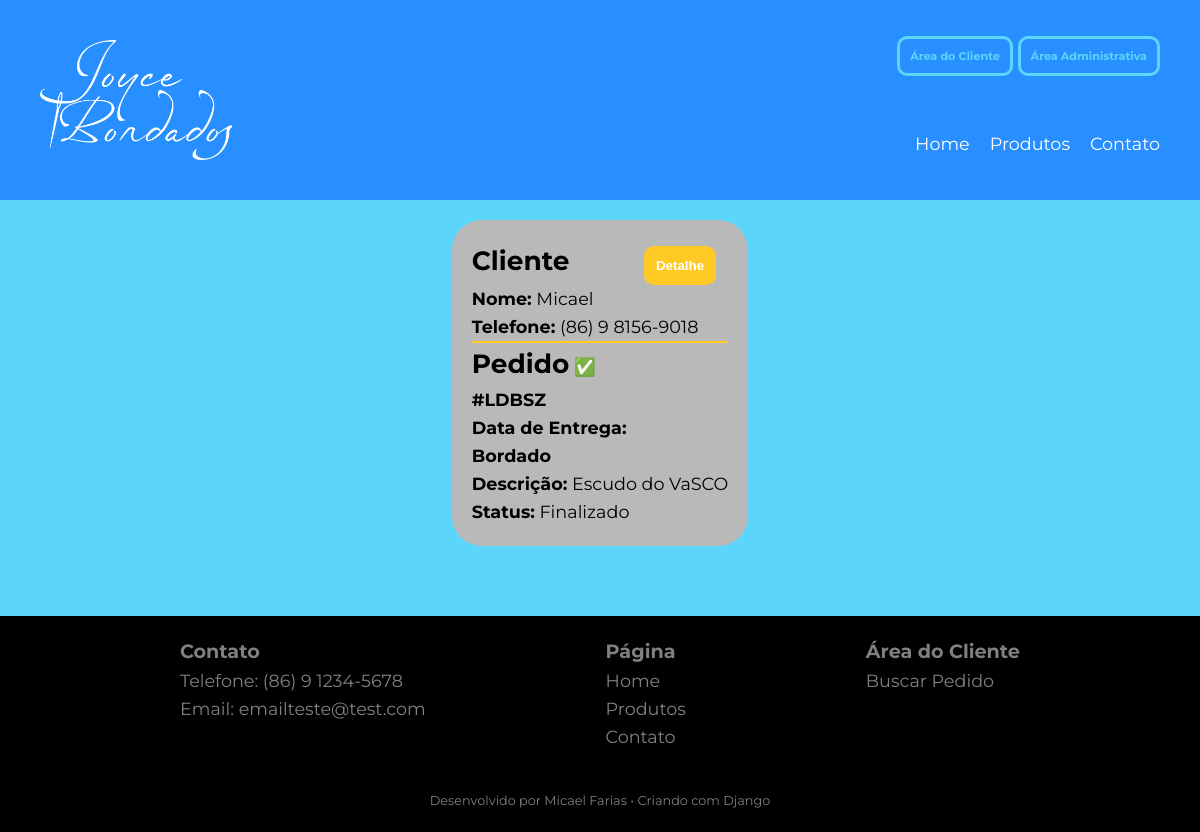
/profile/pedidos/, run on an earlier commit of the app's database.
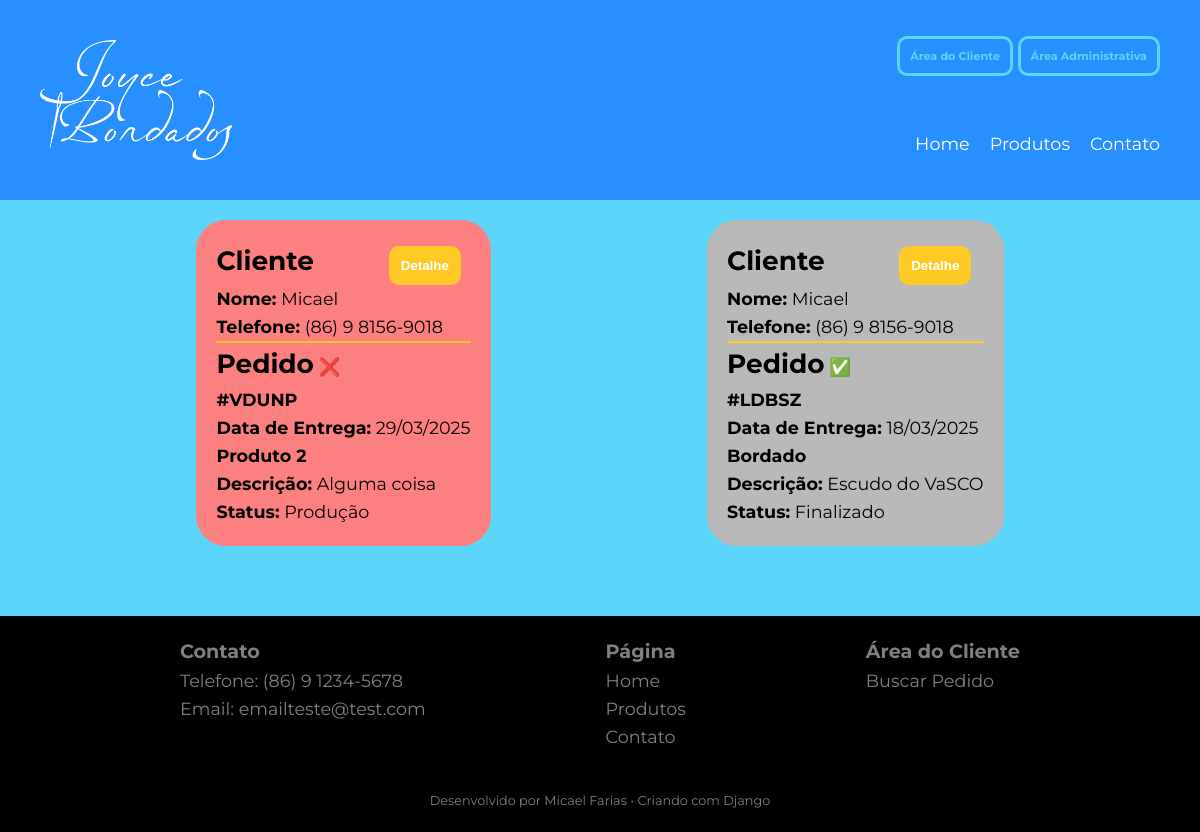
And on a later commit of the database.
### empresa/models.py (models this page shows, shortened)
class Empresa(models.Model):
    nome = models.CharField(max_length=100)
    logo = models.ImageField(upload_to='logo', null=True, blank=True)
    sobre = models.TextField()
    foto_sobre = models.ImageField(
        upload_to='foto_sobre', null=True, blank=True)
    email = models.EmailField(max_length=100)
    telefone = models.CharField(max_length=15)
    endereco = models.CharField(max_length=100)
    bairro = models.CharField(max_length=50)
    cidade = models.CharField(max_length=100)
    estado = models.CharField(max_length=2)
    cep = models.CharField(max_length=9)

class Pedido(models.Model):
    codigo = models.CharField(
        max_length=5, unique=True, blank=True, null=True)
    cliente = models.ForeignKey(Cliente, on_delete=models.CASCADE)
    data = models.DateTimeField(auto_now_add=True)
    data_update = models.DateTimeField(auto_now=True)
    data_entrega = models.DateField(blank=True, null=True)
    produto = models.CharField(max_length=100)
    quantidade = models.IntegerField()
    valor = models.DecimalField(max_digits=10, decimal_places=2)
    valor_total = models.DecimalField(
        max_digits=10, decimal_places=2, blank=True, null=True)
    observacao = models.TextField(blank=True, null=True)
    status = models.CharField(max_length=100, choices=(
        ('0-pendente', 'Pendente'),
        ('1-producao', 'Produção'),
        ('2-pronto', 'Pronto para entrega'),
        ('3-entregue', 'Finalizado')), blank=True, null=True, default='0-pendente',
    )
    pago = models.BooleanField(default=False)

class Cliente(models.Model):
    nome = models.CharField(max_length=100)
    numero = models.CharField(max_length=15)

### empresa/views.py (the view)
# urls.py: path('pedidos/', PedidosListView, name='pedidos'),
def PedidosListView(request):
    dados = Empresa.objects.get(pk=1)
    pedidos = Pedido.objects.all().order_by('status')
    return render(request, 'joycebordados/pedidos.html', {'dados': dados, 'pedidos': pedidos})

### joycebordados/templatetags/filtros.py (called while the page is built)
@register.filter
def formatar_telefone(telefone):
    telefone = str(telefone)  # Garantir que o telefone seja uma string
    return f"({telefone[:2]}) {telefone[2:3]} {telefone[3:7]}-{telefone[7:]}"

### joycebordados/templates/joycebordados/pedidos.html (shortened to what this page needs)
{% extends 'global/base.html' %}
{% block main %}
  <div class="pedidos-conteiner">
    {% for pedido in pedidos %}
      {% include 'joycebordados/partial/pedido.html' %}
    {% endfor %}
  </div>
{% endblock %}

### base_templates/global/base.html (shortened to what this page needs)
{% load static %}
<!DOCTYPE html>
<html lang="pt-br">
  <head>
    <link rel="stylesheet" href="{% static 'global/css/style.css' %}" />
  </head>
  <body>
    <header>{% include 'global/partial/header.html' %}</header>
    <main>
      {% block main %} {% endblock %} {% include 'clientes/partial/login.html' %}
    </main>
    <footer>{% include 'global/partial/footer.html' %}</footer>
  </body>
</html>

### base_templates/global/partial/header.html
<div class="conteiner">
  <div class="img-logo">
      <a href="{% url 'joycebordados:home' %}">
      <img src="{{ dados.logo.url }}" alt="" />
    </a>
    </div>
  <div class="conteiner-acess">
    <div class="areas">
      <a href="#" onclick="showLog()">Área do Cliente</a>
      <a href="{% url "empresa:empresa" %}">Área Administrativa</a>
    </div>
    <nav class="nav">
      <a href="{% url 'joycebordados:home' %}">Home</a>
      <a href="#servicos">Produtos</a>
      <a href="#contato">Contato</a>
    </nav>
  </div>
</div>

### joycebordados/templates/joycebordados/partial/pedido.html
{% load filtros %}
<div class="pedido-conteiner {% if pedido.status.0 == '1' %}
    red
  {% elif pedido.status.0 == '2' %}
    gren
  {% elif pedido.status.0 == '3' %}
    gray
  {% endif %}
">
  <div class="cliente">
    <h2>Cliente</h2>
    <a href="{% url 'empresa:detail-pedido' pk=pedido.pk %}"><button type="button">Detalhe</button></a>
    <p>
      <strong>Nome:</strong> {{ pedido.cliente.nome }}
    </p>
    <p>
      <strong>Telefone:</strong> {{ pedido.cliente.numero|formatar_telefone }}
    </p>
  </div>
  <hr />
  <div class="pedido">
    <h2>Pedido</h2>
    {% if pedido.pago %}<span class="icon yes">✅</span>{% else %}<span class="icon no">❌</span>{% endif %}
    <p class="cod-pedido">
      <strong>#{{ pedido.codigo }}</strong>
    </p>
    <p>
      <strong>Data de Entrega:</strong>
      {{ pedido.data_entrega|date:'d/m/Y' }}
    </p>
    <p>
      <strong>{{ pedido.produto }}</strong>
    </p>
    <p>
      <strong>Descrição:</strong>
      {{ pedido.observacao }}
    </p>
    <p>
      <strong>Status:</strong>
      {{ pedido.get_status_display }}
    </p>
  </div>
</div>

### base_templates/global/partial/footer.html
{% load filtros %}
<div class="conteiner">
    <div class="nav-footer">
      <dl>
        <dt>Contato</dt>
        <dd>Telefone: {{ dados.telefone | formatar_telefone }}</dd>
        <dd>Email: {{ dados.email }}</dd>
      </dl>
      <dl>
        <dt>Página</dt>
        <dd><a href="{% url 'joycebordados:home' %}">Home</a></dd>
        <dd><a href="#servicos">Produtos</a></dd>
        <dd><a href="#contato">Contato</a></dd>
      </dl>
      <dl>
        <dt>Área do Cliente</dt>
        <dd><a href="#">Buscar Pedido</a></dd>
      </dl>
    </div>
    <div class="dev-create">
      <p>
        Desenvolvido por <a href="#">Micael Farias</a> • Criando com Django
      </p>
    </div>
  </div>

### static/global/css/style.css (style rules this page uses)
* { margin: 0; padding: 0; box-sizing: border-box; }
:root { --color-primary: #278FFF; --color-secondary: #FFCA26; --color-tertiary: #FF8E26; --color-quaternary: #5bd5fa; --color-quinary: #807553; --color-black: #000000; --color-white: #FFFFFF; --color-gray: #808080; --filtro-white: invert(1); --filtro-black: invert(0); --font-primary: Montserrat, sans-serif; }
html { height: 100vh; scroll-behavior: smooth; }
body { background-color: var(--color-quaternary); color: var(--color-black); font-size: 1.1rem; line-height: 1.6; font-family: var(--font-primary); font-weight: 400; height: 100%; overflow-x: hidden; display: grid; grid-template-rows: auto 1fr auto; }
a { text-decoration: none; color: var(--color-black); }
header { width: 100%; background: var(--color-primary); }
header .conteiner { display: flex; align-items: center; justify-content: space-between; flex-flow: row nowrap; width: 100%; height: 200px; max-width: 1200px; margin: 0 auto; padding: 40px; }
.img-logo { height: 100%; justify-content: start; display: flex; align-items: center; }
.img-logo>a { height: 100%; }
.img-logo img { height: 100%; filter: var(--filtro-white); }
.conteiner-acess { height: 100%; display: flex; align-items: end; justify-content: space-between; flex-flow: column nowrap; width: 100%; background: var(--color-primary); }
.areas a { padding: 10px; border: var(--color-quaternary) 3px solid; border-radius: 10px; font-size: .7rem; font-weight: bold; color: var(--color-quaternary); }
.nav { display: flex; align-items: center; justify-content: end; flex-flow: row nowrap; gap: 20px; width: 100%; }
.nav a { color: var(--color-white); }
.nav a::after { content: ''; display: block; width: 0%; height: 2px; background: var(--color-secondary); transition: width .3s; }
main { height: 100%; }
button { padding: 10px; border-radius: 10px; border: 2px solid var(--color-secondary); background: var(--color-secondary); color: var(--color-white); font-weight: bold; cursor: pointer; align-self: end; }
.pedidos-conteiner { padding: 20px; display: flex; align-items: center; justify-content: space-evenly; flex-flow: row wrap; max-width: 1200px; gap: 40px; }
.pedido-conteiner { background: var(--color-tertiary); border-radius: 30px; padding: 20px; max-width: 300px; }
hr { width: 100%; border: 1px solid var(--color-secondary); }
.pedido-conteiner h2 { display: inline-block; }
.pedido-conteiner a { position: relative; left: 70px; }
span { display: inline-block; }
.red { background: rgb(253, 128, 128); }
.gray { background: rgb(185, 185, 185); }
footer { margin-top: 50px; width: 100%; background: var(--color-black); }
footer .conteiner { display: flex; align-items: center; justify-content: space-between; flex-flow: column nowrap; width: 100%; max-width: 1200px; margin: 0 auto; padding: 20px; gap: 40px; color: var(--color-gray); }
footer .conteiner a { color: var(--color-gray); }
.nav-footer { display: flex; align-items: start; justify-content: space-evenly; flex-flow: row nowrap; gap: 20px; width: 100%; }
.nav-footer dt { font-size: 1.2rem; font-weight: bold; }
.dev-create { display: flex; align-items: center; justify-content: center; flex-flow: row nowrap; gap: 20px; width: 100%; font-size: .8rem; }

What changed in the data, as far as the page shows it:
added Pedido: cliente.nome "Micael", cliente.numero "(86) 9 8156-9018", codigo "VDUNP", data_entrega "29/03/2025", produto "Produto 2", observacao "Alguma coisa", status "Produção"
changed Pedido "LDBSZ": data_entrega (not shown) → "18/03/2025"
